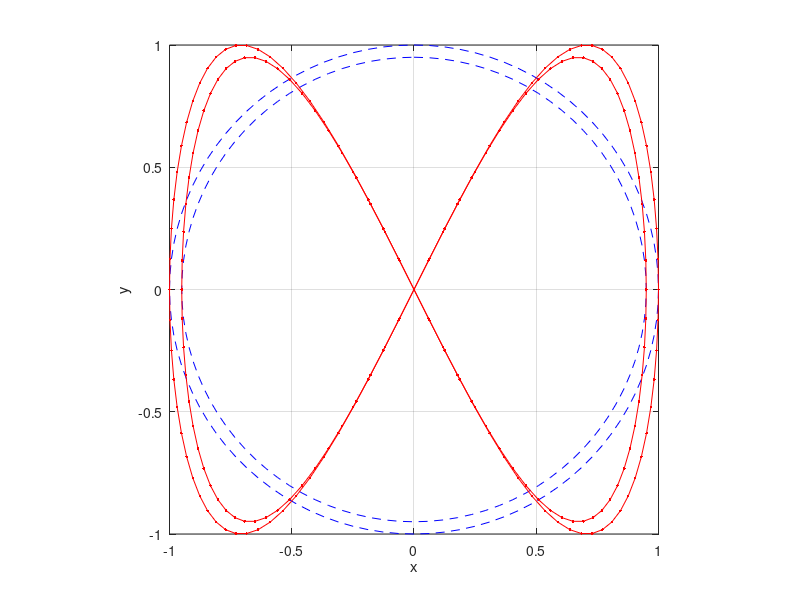

This chart was generated by the following MATLAB code:
%exm050202 

figure
t=(0:pi/50:2*pi)';		% 		<2>
dd=[1,0.95];				% 								<3>
xx=sin(t)*dd;				% 								<4>
yy1=cos(t)*dd;			% 
yy2=sin(2*t)*dd;			% 			<6>
plot(xx,yy1,'--b',xx,yy2,'-r.')	% 			<7>
grid on								% 
axis square							% 
xlabel('x'),ylabel('y')  




